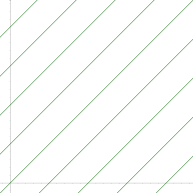
#> input picture week11/example_image_lines.png, 193 x 193 px
$ jupyter execute 'File Python.ipynb'   (shell and % lines are left out)
#> lines starting #> are read from the running program, lines starting #| are printed output that depends on the picture; after the words box and inside, x2 and y2 are one past the last pixel; in counts of white or black regions, pixels touching at a corner belong together
[cell 1]
# # Install modul-modul yang diperlukan dalam tugas ini,
# yaitu numpy, OpenCV, scikit-learn, dan matplotlib

#!pip install numpy opencv-python matplotlib scikit-learn

[cell 2]
# Mengimpor modul-modul yang diperlukan
import cv2
import numpy as np
import matplotlib.pyplot as plt
from sklearn.cluster import KMeans

# Praktikum 1: Ekstraksi Garis dengan Hough Transform

Tujuan: Mempelajari cara mendeteksi garis dari gambar menggunakan Hough Transform.

[cell 3]
# Memuat gambar
image = cv2.imread("example_image_lines.png", cv2.IMREAD_GRAYSCALE)
#> image: shape (193, 193); min 138, max 255, mean 251.8

# Deteksi tepi menggunakan Canny
edges = cv2.Canny(image, 50, 150)
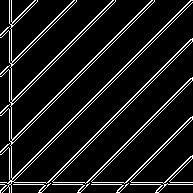
#> edges: shape (193, 193); 9.3% white in thin lines or dots

# Deteksi garis menggunakan Hough Transform
lines = cv2.HoughLines(edges, 1, np.pi/180, 100)
#> lines = 21 rows, first 8: [107, 0.785], [190, 0.785], [135, 0.785], [137, 0.785], [11, 0], [182, 1.57], [9, 0], [184, 1.57]

# Gambar garis hasil deteksi pada gambar asli
output = cv2.cvtColor(image, cv2.COLOR_GRAY2BGR)
if lines is not None:
    for line in lines:
        rho, theta = line[0]
        a, b = np.cos(theta), np.sin(theta)
        x0, y0 = a * rho, b * rho
        x1, y1 = int(x0 + 1000 * (-b)), int(y0 + 1000 * a)
        x2, y2 = int(x0 - 1000 * (-b)), int(y0 - 1000 * a)
        cv2.line(output, (x1, y1), (x2, y2), (0, 255, 0), 2)
#> this loop made 21 passes
#> (rho, theta, a, b, x0, y0, x1, y1) on passes 1 to 12: (107, 0.785, 0.707, 0.707, 75.66, 75.66, -631, 782), (190, 0.785, 0.707, 0.707, 134.4, 134.4, -572, 841), (135, 0.785, 0.707, 0.707, 95.46, 95.46, -611, 802), (137, 0.785, 0.707, 0.707, 96.87, 96.87, -610, 803), (11, 0, 1, 0, 11, 0, 11, 1000), (182, 1.57, -4.37e-08, 1, -7.96e-06, 182, -1000, 181), (9, 0, 1, 0, 9, 0, 9, 1000), (184, 1.57, -4.37e-08, 1, -8.04e-06, 184, -1000, 183), (163, 0.785, 0.707, 0.707, 115.3, 115.3, -591, 822), (110, 0.785, 0.707, 0.707, 77.78, 77.78, -629, 784), (165, 0.785, 0.707, 0.707, 116.7, 116.7, -590, 823), (52, 0.785, 0.707, 0.707, 36.77, 36.77, -670, 743)

# Tampilkan hasil
plt.figure(figsize=(20, 10))
plt.subplot(1, 2, 1), plt.imshow(image, cmap='gray'), plt.title("Original Image")
plt.subplot(1, 2, 2), plt.imshow(cv2.cvtColor(output, cv2.COLOR_BGR2RGB)), plt.title("Detected Lines")
plt.show()

Hasil Analisis Output:
Hasil output menunjukkan gambar asli di sebelah kiri dengan pola garis-garis diagonal hitam dalam sebuah plot grafik. Di sebelah kanan, hasil deteksi garis menggunakan transformasi Hough ditampilkan, di mana sebagian besar garis pada gambar berhasil diidentifikasi dan digambar ulang dengan warna hijau. Ini membuktikan bahwa algoritma deteksi tepi dan transformasi Hough bekerja dengan baik dalam mengenali garis lurus pada pola yang teratur seperti pada gambar ini.

# Praktikum 2: Template Matching untuk Deteksi Objek

Tujuan: Mengenali objek di dalam gambar menggunakan Template Matching.

[cell 4]
# Fungsi untuk memeriksa apakah template lebih kecil dari gambar utama
def validate_template_size(main_image, template):
    if template.shape[0] > main_image.shape[0] or template.shape[1] > main_image.shape[1]:
        raise ValueError("Template size must be smaller than the main image size!")

#Menggunakan exception karena program rentan error
try:
    # Load gambar utama dan template
    main_image = cv2.imread("example_image.png")  # Gambar asli dimuat berwarna
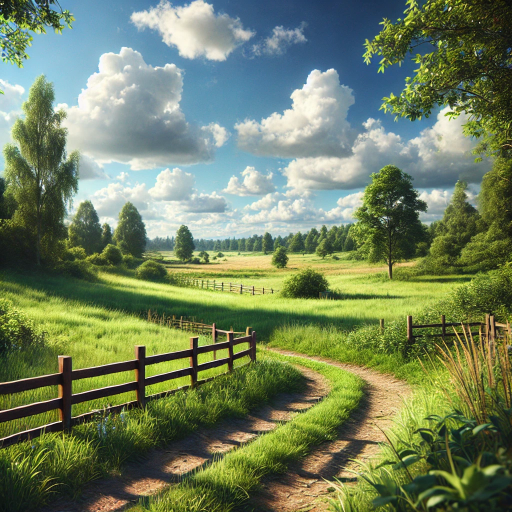
#> input picture week11/example_image.png, 512 x 512 px
#> main_image is the input picture: shape (512, 512, 3); mean B, G, R 95, 129, 113.7
    template = cv2.imread("example_image_template.png", cv2.IMREAD_GRAYSCALE)  # Template tetap grayscale
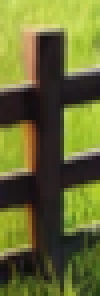
#> input picture week11/example_image_template.png, 25 x 74 px (shown 4 times larger)
#> template: shape (74, 25); min 0, max 214, mean 100.8

    # Validasi ukuran template
    validate_template_size(main_image, template)

    # Konversi gambar utama ke grayscale untuk template matching
    main_image_gray = cv2.cvtColor(main_image, cv2.COLOR_BGR2GRAY)

    # Lakukan Template Matching
    result = cv2.matchTemplate(main_image_gray, template, cv2.TM_CCOEFF_NORMED)
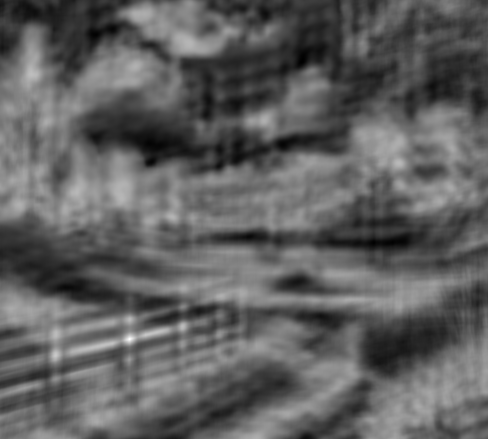
#> result: shape (439, 488) float32; min -0.581, max 0.975, mean 0.00332; drawn with min black and max white
    min_val, max_val, min_loc, max_loc = cv2.minMaxLoc(result)
#> min_val = -0.581; max_val = 0.975; min_loc = (302, 61); max_loc = (129, 339)

    # Gambar kotak di sekitar area yang terdeteksi
    h, w = template.shape
#> h = 74; w = 25
    top_left = max_loc
#> top_left = (129, 339)
    bottom_right = (top_left[0] + w, top_left[1] + h)
#> bottom_right = (154, 413)

    # Salin gambar untuk output dan tambahkan kotak dan label
    output = main_image.copy()
    cv2.rectangle(output, top_left, bottom_right, (0, 255, 0), 2)  # Kotak hijau
    # Tambahkan kotak label di atas kotak deteksi
    label_top_left = (top_left[0], top_left[1] - 30)
#> label_top_left = (129, 309)
    label_bottom_right = (top_left[0] + 170, top_left[1])
#> label_bottom_right = (299, 339)
    cv2.rectangle(output, label_top_left, label_bottom_right, (0, 255, 0), -1)  # Kotak hijau solid untuk label
    cv2.putText(output, "Sesuai Template", (top_left[0] + 5, top_left[1] - 10), cv2.FONT_HERSHEY_SIMPLEX, 0.6, (255, 255, 255), 1)  # Teks putih di atas kotak label

    # Tampilkan hasil
    plt.figure(figsize=(20, 10))
    plt.subplot(1, 3, 1), plt.imshow(cv2.cvtColor(main_image, cv2.COLOR_BGR2RGB)), plt.title("Main Image")
    plt.subplot(1, 3, 2), plt.imshow(cv2.cvtColor(template, cv2.COLOR_BGR2RGB)), plt.title("Template Image")
    plt.subplot(1, 3, 3), plt.imshow(cv2.cvtColor(output, cv2.COLOR_BGR2RGB)), plt.title("Detected Area with Label")
    plt.show()

except ValueError as ve:
    print("Error in template validation:", ve)
except Exception as e:
    print("An unexpected error occurred:", e)

Hasil Analisis Output: Hasil output menunjukkan bahwa algoritma Template Matching berhasil mendeteksi objek pada gambar utama. Pada gambar hasil (kanan), area di mana template cocok dengan gambar utama ditandai dengan kotak hijau, dan label ditambahkan di atasnya. Ini membuktikan bahwa metode ini dapat secara akurat menemukan posisi objek dalam gambar dengan mencocokkan pola template dengan area pada gambar utama.

# Praktikum 3: Pembuatan Pyramid Gambar

Tujuan: Memahami cara membuat Gaussian Pyramid untuk memproses gambar pada berbagai skala.

[cell 5]
# Load gambar
image = cv2.imread("example_image.png")

# Buat Gaussian Pyramid
pyramid = [image]
for i in range(3):  # Buat 3 level pyramid
    image = cv2.pyrDown(image)
    pyramid.append(image)
#> after the loop, pyramid = 4 items

# Tampilkan setiap level
plt.figure(figsize=(30, 10))
for level, img in enumerate(pyramid):
    plt.subplot(1, len(pyramid), level + 1)
    plt.imshow(cv2.cvtColor(img, cv2.COLOR_BGR2RGB))
    plt.title(f'Level {level}')
    plt.axis('off')
#> this loop made 4 passes

plt.show()

Hasil Analisis Output: Hasil output menunjukkan empat level Gaussian Pyramid dari gambar yang diunggah. Level 0 adalah gambar asli dengan resolusi penuh, sementara Level 1 hingga Level 3 menunjukkan gambar dengan resolusi yang semakin rendah. Setiap level gambar lebih kecil dan detailnya berkurang, menghasilkan representasi sederhana dari gambar asli. Teknik ini berguna untuk analisis multi-skala, seperti dalam deteksi fitur atau pengolahan gambar pada skala yang berbeda.

# Praktikum 4: Deteksi Lingkaran Menggunakan Hough Transform

Tujuan: Memahami cara mendeteksi lingkaran di dalam gambar menggunakan metode Hough Transform.

[cell 6]
# Load gambar
image = cv2.imread("example_image_circles.png", cv2.IMREAD_COLOR)
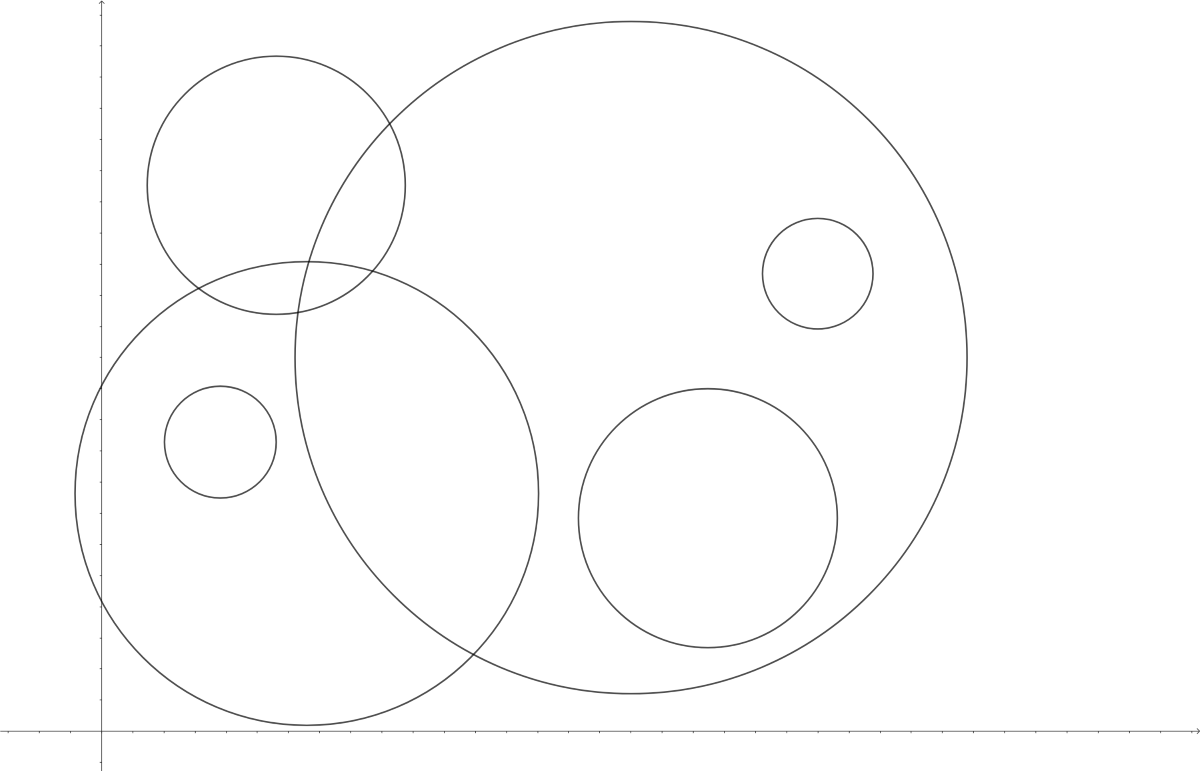
#> input picture week11/example_image_circles.png, 1200 x 771 px
#> image is the input picture: shape (771, 1200, 3); min 23, max 255, mean 252.8
gray = cv2.cvtColor(image, cv2.COLOR_BGR2GRAY)

# Deteksi lingkaran menggunakan Hough Transform
circles = cv2.HoughCircles(
    gray,
    cv2.HOUGH_GRADIENT,
    dp=1.2,
    minDist=80,  # Pastikan jarak antar lingkaran lebih besar
    param1=100,  # Threshold untuk Canny edge detection
    param2=150,   # Sensitivitas deteksi (naikkan jika terlalu banyak deteksi)
    minRadius=30,  # Ukuran radius minimal bola
    maxRadius=450  # Ukuran radius maksimal bola
)
#> circles = [[629.4, 357, 336.1], [306.6, 492.6, 230.9], [708.6, 516.6, 129.6], [276.6, 184.2, 129], [817.8, 273, 54.24], [220.2, 441, 55.08]]

# Gambar lingkaran yang terdeteksi pada gambar asli
output = image.copy()
if circles is not None:
    circles = np.uint16(np.around(circles))
#> circles = [[629, 357, 336], [307, 493, 231], [709, 517, 130], [277, 184, 129], [818, 273, 54], [220, 441, 55]]
    for circle in circles[0, :]:
        center = (circle[0], circle[1])  # Koordinat pusat lingkaran
        radius = circle[2]  # Radius lingkaran
        cv2.circle(output, center, radius, (0, 255, 0), 2)  # Gambar lingkaran
        cv2.circle(output, center, 2, (0, 0, 255), 3)  # Gambar pusat lingkaran
#> this loop made 6 passes
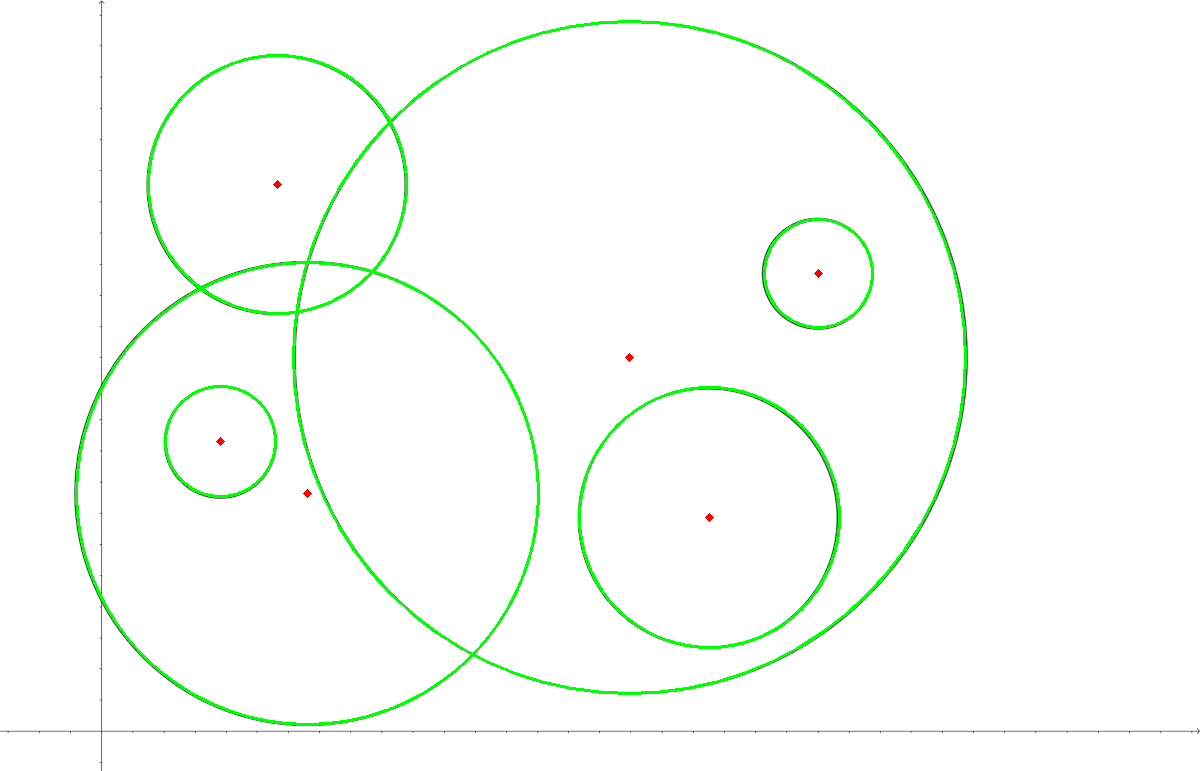
#> output: shape (771, 1200, 3); 1.9% of pixels changed, all inside (x1, y1, x2, y2) = (75, 20, 967, 726)

# Tampilkan hasil
plt.figure(figsize=(20, 5))
plt.subplot(1, 2, 1), plt.imshow(cv2.cvtColor(image, cv2.COLOR_BGR2RGB)), plt.title("Original Image")
plt.subplot(1, 2, 2), plt.imshow(cv2.cvtColor(output, cv2.COLOR_BGR2RGB)), plt.title("Detected Circles")
plt.show()

Hasil Analisis Output:
Hasil output menunjukkan bahwa metode Hough Transform berhasil mendeteksi lingkaran pada plot grafik. Pada gambar hasil (kanan), lingkaran hijau digambar mengelilingi lingkaran-lingkaran yang ada, menandakan batas lingkaran yang terdeteksi, sementara titik merah menunjukkan pusat lingkaran. Ini membuktikan algoritma bekerja dengan baik dalam mengenali bentuk lingkaran, bahkan pada gambar dengan lingkaran yang saling bertindihan. Teknik ini relevan untuk aplikasi robotika yang membutuhkan pengenalan objek berbentuk lingkaran.

# Praktikum 5: Ekstraksi Warna Dominan pada Gambar

Tujuan: Memahami cara mengekstraksi warna dominan dari sebuah gambar menggunakan K-Means Clustering.

[cell 7]
# Load gambar
image = cv2.imread("example_image.png")
image = cv2.cvtColor(image, cv2.COLOR_BGR2RGB)  # Konversi ke format RGB
#> image: shape (512, 512, 3)
reshaped_image = image.reshape((-1, 3))  # Ubah menjadi array 2D (pixel x warna)

# K-Means Clustering untuk menemukan warna dominan
k = 5  # Jumlah cluster warna
kmeans = KMeans(n_clusters=k)
kmeans.fit(reshaped_image)

# Ekstrak warna dominan
dominant_colors = kmeans.cluster_centers_
dominant_colors = np.uint8(dominant_colors)

# Tampilkan warna dominan
plt.figure(figsize=(20, 10))
plt.subplot(2, k, (1, k))
plt.imshow(image)
for i, color in enumerate(dominant_colors):
    plt.subplot(2, k, k + i + 1)
    plt.imshow([[color / 255]])  # Normalisasi ke rentang 0-1 untuk plt
    plt.axis('off')
    plt.title(f"Color {i+1}")
plt.show()
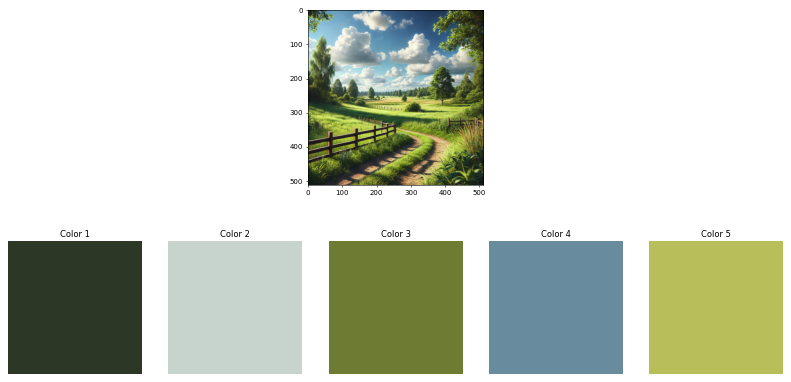
#> figure drawn by matplotlib, 6 panels

Hasil Analisis Output:
Hasil output menunjukkan bahwa algoritma K-Means Clustering berhasil mengekstraksi 5 warna dominan dari gambar asli berupa pemandangan alam. Warna dominan yang dihasilkan, seperti hijau kekuningan, hijau gelap, dan biru terang, merepresentasikan elemen utama dalam gambar seperti rerumputan, pohon, dan langit. Warna-warna ini ditampilkan dalam bentuk kotak dengan label "Color 1" hingga "Color 5", memberikan gambaran palet warna utama pada gambar. Analisis ini berguna untuk memahami komposisi warna dalam desain atau citra visual.

# Praktikum 6: Deteksi Kontur pada Gambar

Tujuan: Memahami cara mendeteksi dan menggambar kontur objek pada gambar menggunakan OpenCV.

[cell 8]
# Load gambar
image = cv2.imread("example_image_object.png")
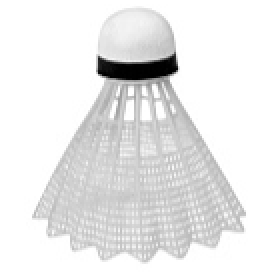
#> input picture week11/example_image_object.png, 136 x 136 px (shown 2 times larger)
#> image is the input picture: shape (136, 136, 3); min 0, max 255, mean 232.5
gray = cv2.cvtColor(image, cv2.COLOR_BGR2GRAY)
#> gray: shape (136, 136)

# Gaussian Blur untuk mengurangi noise
blurred = cv2.GaussianBlur(gray, (7, 7), 0)

# Adaptive Threshold untuk pencahayaan tidak merata
threshold = cv2.adaptiveThreshold(
    blurred, 255, cv2.ADAPTIVE_THRESH_GAUSSIAN_C, cv2.THRESH_BINARY, 19, 2
)
#> threshold: shape (136, 136); 81.3% white; 32 black regions (24 under 20 px), largest, box (x1, y1, x2, y2) and area: (16, 42, 123, 132) 2491, (48, 26, 89, 40) 371, (49, 3, 88, 24) 259

# Deteksi tepi menggunakan Canny
edges = cv2.Canny(threshold, 50, 150)
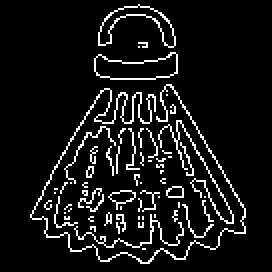
#> edges: shape (136, 136) (shown 2 times larger); 8.4% white in thin lines or dots, all inside (x1, y1, x2, y2) = (15, 2, 123, 132)

# Temukan kontur
contours, _ = cv2.findContours(edges, cv2.RETR_EXTERNAL, cv2.CHAIN_APPROX_SIMPLE)
#> contours = 64 contours, 59 with area under 20; largest, box (x1, y1, x2, y2) and area: (47, 26, 89, 40) 367, (49, 2, 88, 24) 262, (54, 95, 68, 105) 58, (15, 42, 123, 132) 51, (83, 93, 92, 99) 36

# Filter kontur besar berdasarkan area
filtered_contours = [cnt for cnt in contours if cv2.contourArea(cnt) > 50]  # Fokus pada objek besar
#> filtered_contours = 4 contours; box (x1, y1, x2, y2) and area: (47, 26, 89, 40) 367, (49, 2, 88, 24) 262, (54, 95, 68, 105) 58, (15, 42, 123, 132) 51

# Periksa apakah kontur ditemukan
if len(filtered_contours) > 0:
    # Gambar kontur pada gambar asli
    output = image.copy()
    cv2.drawContours(output, filtered_contours, -1, (0, 255, 0), 2)
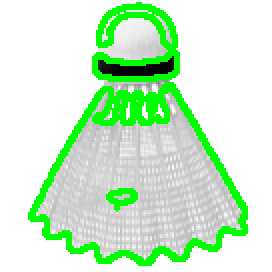
#> output: shape (136, 136, 3) (shown 2 times larger); 13.38% of pixels changed, all inside (x1, y1, x2, y2) = (14, 1, 124, 133)

    # Tampilkan hasil
    plt.figure(figsize=(20, 10))
    plt.subplot(1, 2, 1), plt.imshow(cv2.cvtColor(image, cv2.COLOR_BGR2RGB)), plt.title("Original Image")
    plt.subplot(1, 2, 2), plt.imshow(cv2.cvtColor(output, cv2.COLOR_BGR2RGB)), plt.title("Detected Contours")
    plt.show()
else:
    print("No contours detected. Try adjusting the threshold or area filter parameters.")
